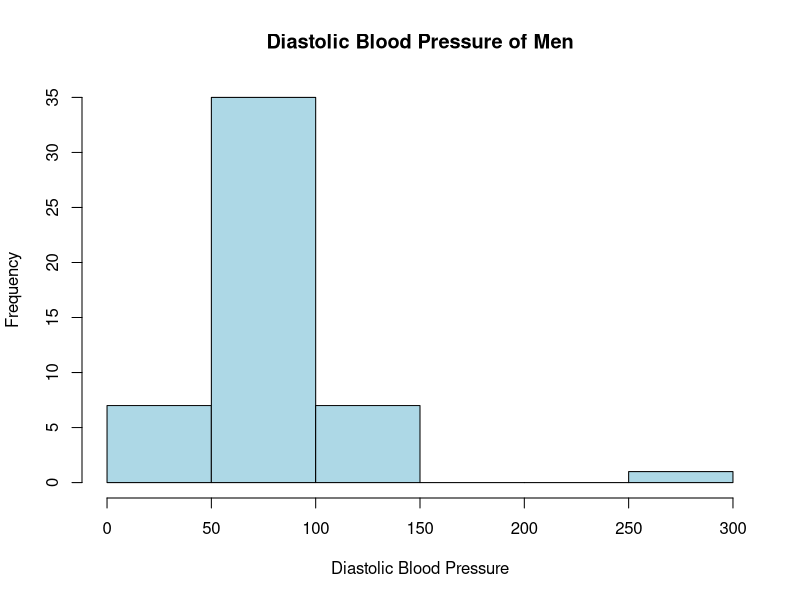
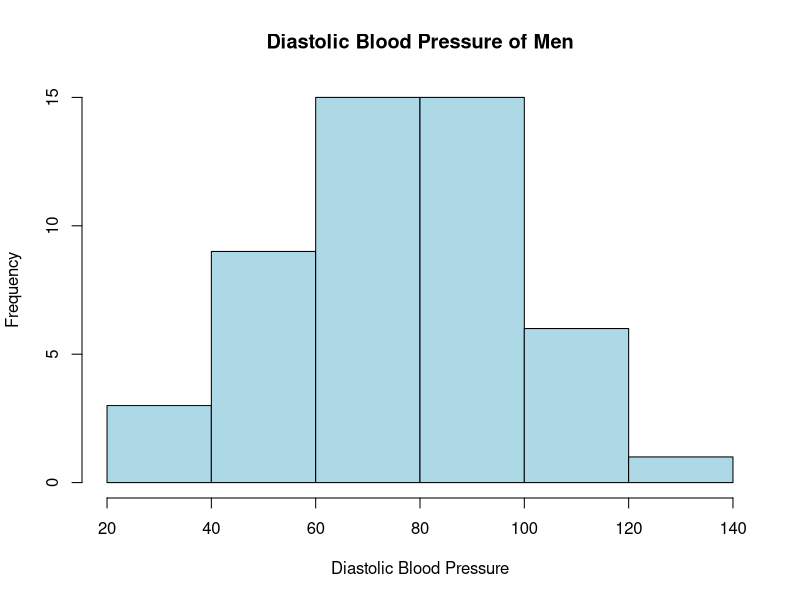
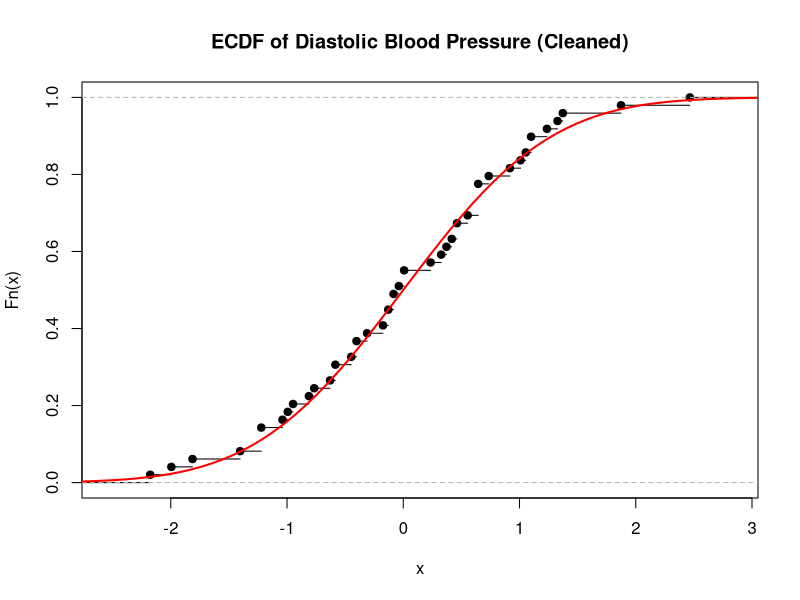

Generate these figures, in order, with R:
## ---- chunk 1
dice <- read.csv("../data/dice.csv", header = TRUE)
dice
## ---- chunk 2
# Frequency table
observed <- table(dice$outcome)
observed

# Geometric Probabilities
geo_prob <- dgeom(0:3, prob = 0.5)
geo_prob <- c(geo_prob, 1-sum(geo_prob))
geo_prob
sum(geo_prob)   # Ensures that the sum is 1

# Perform the Chi-Squared Goodness-of-Fit Test
chi_test <- chisq.test(x = observed, p = geo_prob)
chi_test
## ---- chunk 3
bp <- read.csv("../data/BP.csv", header = TRUE)
bp

# Summary Statistics
summary(bp$diastolic_bp)
## ---- chunk 4
# Histogram
hist(bp$diastolic, main = "Diastolic Blood Pressure of Men", xlab = "Diastolic Blood Pressure", ylab = "Frequency", col = "lightblue")

# Clean the Data
outlier <- which(bp$diastolic > 150)
BPclean <- bp[-(outlier), ]
BPclean
hist(BPclean, main = "Diastolic Blood Pressure of Men", xlab = "Diastolic Blood Pressure", ylab = "Frequency", col = "lightblue")
## ---- chunk 5
# Standardize the Data
Z_BP <- (bp$distolic-mean(bp$diastolic))/sd(bp$diastolic)
Z_BP
Z_BP_clean <- (BPclean-mean(BPclean))/sd(BPclean)
Z_BP_clean

# ECDF Plot
# par(mfrow=c(1,2))
# plot(ecdf(Z_BP), main = "ECDF of Diastolic Blood Pressure")
# curve(pnorm, from = -3, to = 6, add = T, col = "blue", lwd = 2)

plot(ecdf(Z_BP_clean), main = "ECDF of Diastolic Blood Pressure (Cleaned)")
curve(pnorm, from = -3, to = 6, add = T, col = "red", lwd = 2)
## ---- chunk 6
shapiro.test(bp$diastolic)
shapiro.test(BPclean)
## ---- chunk 7
groupdata <- read.csv("../data/groupdata.csv", header = TRUE)
groupdata

# Summary Statistics
summary(groupdata$X)
## ---- chunk 8
group1 <- groupdata$X[groupdata$GROUP == 1]
group2 <- groupdata$X[groupdata$GROUP == 2]
ks.test(x = group1, y = group2)
## ---- chunk 9
fligner.test(groupdata$X ~ groupdata$GROUP)
